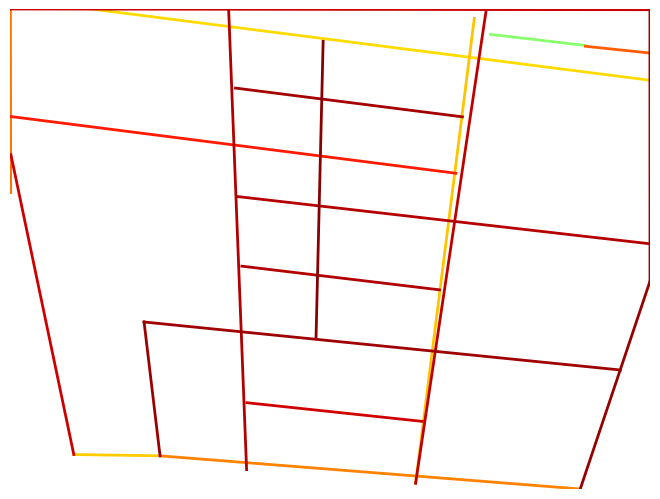
#> input picture ML_NovaPoshta_CV/res-0.94.png, 660 x 499 px; its folder holds 7 pictures in this run
$ jupyter execute --allow-errors poc.ipynb   (Python 2 division)
#> lines starting #> are read from the running program, lines starting #| are printed output that depends on the picture
[cell 1]
from ultralytics import YOLO
from ultralytics.utils.plotting import Annotator
from matplotlib import pyplot as plt
import cv2
import os
import numpy as np
import easyocr
import subprocess

#> (a cell that did not finish here is left out)

[cell 3]
script_to_run = './models/lcnn/demo.py'

script_parameters = ['-d 0', './models/lcnn/config/wireframe.yaml','C:/Users/Tymof/OneDrive/Desktop/education/Practice/Meduzzen_Intership/ML_NovaPoshta_CV/models/lcnn/190418-201834-f8934c6-lr4d10-312k.pth', f'C:/Users/Tymof/OneDrive/Desktop/education/Practice/Meduzzen_Intership/ML_NovaPoshta_CV/data/types_postoffice_boxes/new_33.png']

#> (the rest of this cell did not finish here and is left out)

Similarity detection

[cell 4]
def calculate_sift_similarity(image_path1, image_path2):
#> called with image_path1 = './res-0.94.png'
    image1 = cv2.imread(image_path1, cv2.IMREAD_GRAYSCALE)
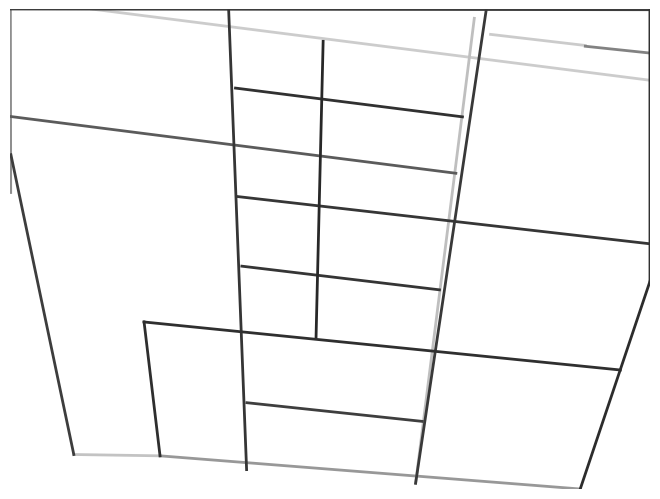
#> image1: shape (499, 660); min 40, max 255, mean 246.6
    image2 = cv2.imread(image_path2, cv2.IMREAD_GRAYSCALE)

    sift = cv2.SIFT_create()

    keypoints1, descriptors1 = sift.detectAndCompute(image1, None)
#> keypoints1 = 162 keypoints; strongest (x, y, size): (580, 487, 2.2), (649, 10, 1.9), (415, 483, 2.4), (323, 41, 2.1)
    keypoints2, descriptors2 = sift.detectAndCompute(image2, None)

    matcher = cv2.BFMatcher()

    matches = matcher.knnMatch(descriptors1, descriptors2, k=2)

    good_matches = []
    for m, n in matches:
        if m.distance < 0.99 * n.distance:
            good_matches.append(m)

    similarity = len(good_matches) / max(len(keypoints1), len(keypoints2))

    return len(good_matches)

img1 = ("./res-0.94.png")
img2 =  ("./res4-0.94.png")
img3 = "./res5-0.94.png"
img_33t = ("./data/types_postoffice_boxes/new_33-0.94.png")
img_2t = ("./data/types_postoffice_boxes/new_2-0.94.png")

#> (the rest of this cell did not finish here and is left out)

[cell 5]
import cv2
import numpy as np
from sklearn.decomposition import PCA
from keras.applications.vgg16 import VGG16, preprocess_input
from keras.models import Model
from scipy.spatial import distance
from scipy.spatial.distance import cosine
import matplotlib.pyplot as plt

def calculate_cnn_feature_vector(image_path):

    # Read the image and resize it to (224, 224) as VGG16 expects this size
#> called with image_path = './res4-0.94.png'
    image = cv2.imread(image_path)
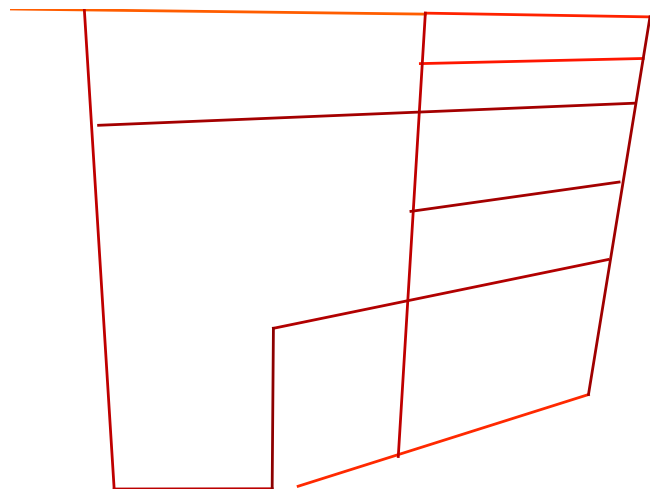
#> input picture ML_NovaPoshta_CV/res4-0.94.png, 660 x 499 px
#> image is the input picture: shape (499, 660, 3); mean B, G, R 246.9, 247.4, 253.2
    image = cv2.resize(image, (224, 224))
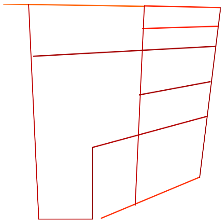
#> image: shape (224, 224, 3); mean B, G, R 246.8, 247.3, 253.2

    # Preprocess the image for the VGG16 model
    image = preprocess_input(image)

    # Expand dimensions to create a batch of size 1
    image = np.expand_dims(image, axis=0)

    # Get the feature vector using the pre-trained VGG16 model
    feature_vector = model.predict(image)

    # Flatten the feature vector
    flattened_feature_vector = feature_vector.flatten()

    return flattened_feature_vector


#> (the rest of this cell did not finish here and is left out)

[cell 6]
import os
import cv2
import numpy as np
from keras.applications.vgg16 import VGG16, preprocess_input
from keras.models import Model
import json

def calculate_cnn_feature_vector(image_path):
    # Load VGG16 model pre-trained on ImageNet
    base_model = VGG16(weights='imagenet')

    # Create a model that outputs the feature vectors
    model = Model(inputs=base_model.input, outputs=base_model.get_layer('fc2').output)

    # Read the image and resize it to (224, 224) as VGG16 expects this size
    image = cv2.imread(image_path)
    image = cv2.resize(image, (224, 224))

    # Preprocess the image for the VGG16 model
    image = preprocess_input(image)

    # Expand dimensions to create a batch of size 1
    image = np.expand_dims(image, axis=0)

    # Get the feature vector using the pre-trained VGG16 model
    feature_vector = model.predict(image)

    # Flatten the feature vector
    flattened_feature_vector = feature_vector.flatten()

    # Convert to a Python list
    return flattened_feature_vector.tolist()

feature_vectors = {}
#> (the rest of this cell did not finish here and is left out)

[cell 7]
loaded_feature_vectors = {}
with open("vectors.json", "r") as infile:
#> (reads ML_NovaPoshta_CV/vectors.json from the repository)
    loaded_feature_vectors = json.load(infile)

[cell 8]
from scipy.spatial.distance import cosine

# Transform the loaded data back to NumPy arrays
for key, value in loaded_feature_vectors.items():
    loaded_feature_vectors[key] = np.array(value)

#> (the rest of this cell did not finish here and is left out)

best_match = 0
best_match_name = ""
for key in loaded_feature_vectors:
    cosine_similarity_cnn = 1 - cosine(vec, loaded_feature_vectors[key])
    if cosine_similarity_cnn>best_match:
        best_match = cosine_similarity_cnn
        best_match_name = key

print(f'Euclidean Distance between CNN feature vectors: {best_match}')
print(best_match_name)

cosine_similarity_cnn = 1 - cosine(vec, loaded_feature_vectors["./data/schemas_postoffice_boxes/new_33-0.94.png"])
print(cosine_similarity_cnn)
